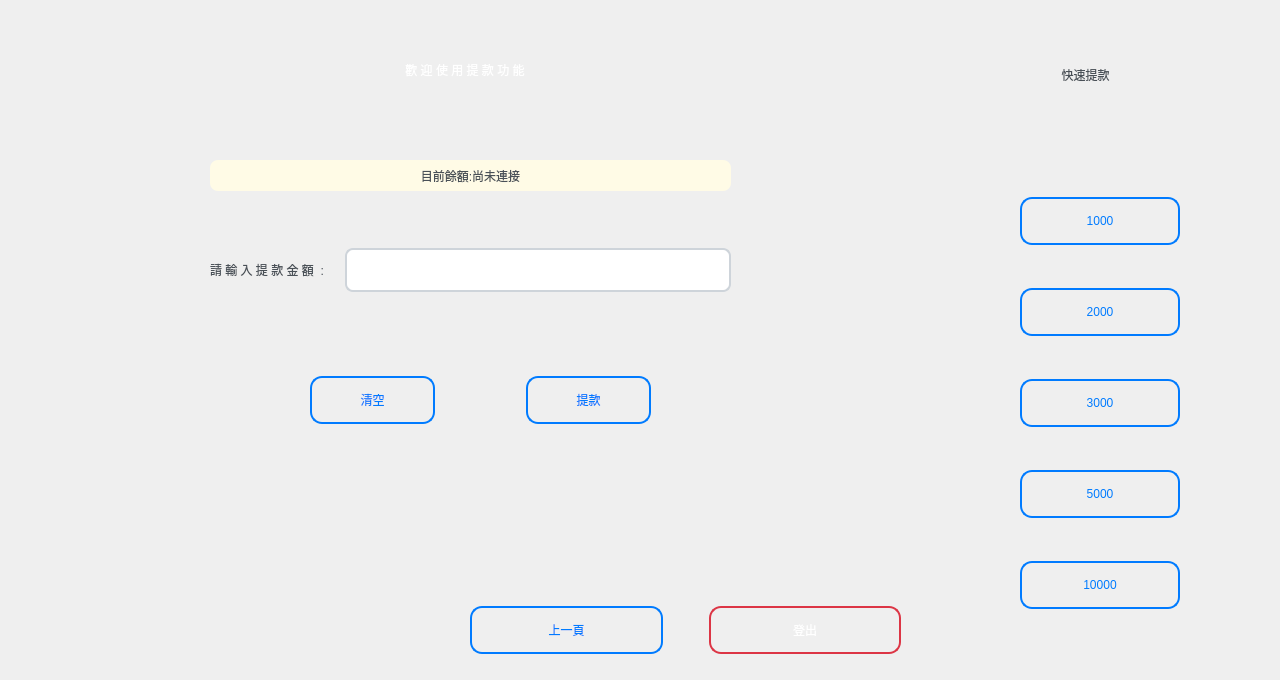
<?xml version="1.0" encoding="UTF-8"?>
<ui version="4.0">
 <class>withdrowWindow</class>
 <widget class="QMainWindow" name="withdrowWindow">
  <property name="geometry">
   <rect>
    <x>0</x>
    <y>0</y>
    <width>1280</width>
    <height>680</height>
   </rect>
  </property>
  <property name="windowTitle">
   <string>提款</string>
  </property>
  <property name="styleSheet">
   <string notr="true">QMainWindow {
    background: qlineargradient(x1: 0, y1: 0, x2: 1, y2: 1,
                                 stop: 0 #add8e6, stop: 1 #7bb3d9);
}
</string>
  </property>
  <widget class="QWidget" name="centralwidget">
   <property name="styleSheet">
    <string notr="true">QWidget {
    background: qlineargradient(x1: 0, y1: 0, x2: 0, y2: 1,
                                 stop: 0 #c3e2f0, stop: 1 #87ceeb);
    font-family: &quot;Microsoft YaHei UI&quot;;
    color: #212529;
}
QWidget[class=&quot;QWidget&quot;] {
    background: transparent;
}
</string>
   </property>
   <widget class="QLabel" name="label_3">
    <property name="geometry">
     <rect>
      <x>30</x>
      <y>20</y>
      <width>870</width>
      <height>100</height>
     </rect>
    </property>
    <property name="cursor">
     <cursorShape>ForbiddenCursor</cursorShape>
    </property>
    <property name="styleSheet">
     <string notr="true">QLabel {
    font: bold 24pt &quot;Microsoft YaHei UI&quot;;
    color: #ffffff;
    background: qlineargradient(x1: 0, y1: 0, x2: 1, y2: 0,
                                 stop: 0 #667eea, stop: 1 #764ba2);
    border-radius: 12px;
    padding: 15px;
    margin: 5px;
}
</string>
    </property>
    <property name="text">
     <string>歡 迎 使 用 提 款 功 能</string>
    </property>
    <property name="alignment">
     <set>Qt::AlignmentFlag::AlignCenter</set>
    </property>
   </widget>
   <widget class="QLabel" name="label">
    <property name="geometry">
     <rect>
      <x>960</x>
      <y>30</y>
      <width>251</width>
      <height>90</height>
     </rect>
    </property>
    <property name="minimumSize">
     <size>
      <width>0</width>
      <height>0</height>
     </size>
    </property>
    <property name="maximumSize">
     <size>
      <width>16777215</width>
      <height>100</height>
     </size>
    </property>
    <property name="cursor">
     <cursorShape>ForbiddenCursor</cursorShape>
    </property>
    <property name="styleSheet">
     <string notr="true">QLabel {
    font: bold 18pt &quot;Microsoft YaHei UI&quot;;
    color: #495057;
    background: qlineargradient(x1: 0, y1: 0, x2: 1, y2: 1,
                                 stop: 0 #ffbf00, stop: 1 #ffecb3);
    border-radius: 12px;
    padding: 10px;
}
</string>
    </property>
    <property name="text">
     <string>快速提款</string>
    </property>
    <property name="alignment">
     <set>Qt::AlignmentFlag::AlignCenter</set>
    </property>
   </widget>
   <widget class="QWidget" name="horizontalLayoutWidget">
    <property name="geometry">
     <rect>
      <x>210</x>
      <y>230</y>
      <width>521</width>
      <height>80</height>
     </rect>
    </property>
    <layout class="QHBoxLayout" name="horizontalLayout">
     <item>
      <widget class="QLabel" name="label_2">
       <property name="cursor">
        <cursorShape>ForbiddenCursor</cursorShape>
       </property>
       <property name="styleSheet">
        <string notr="true">QLabel {
    font: bold 16pt &quot;Microsoft YaHei UI&quot;;
    color: #495057;
    background-color: transparent;
}
</string>
       </property>
       <property name="text">
        <string>請 輸 入 提 款 金 額  :</string>
       </property>
      </widget>
     </item>
     <item>
      <spacer name="horizontalSpacer_2">
       <property name="orientation">
        <enum>Qt::Orientation::Horizontal</enum>
       </property>
       <property name="sizeType">
        <enum>QSizePolicy::Policy::Preferred</enum>
       </property>
       <property name="sizeHint" stdset="0">
        <size>
         <width>15</width>
         <height>20</height>
        </size>
       </property>
      </spacer>
     </item>
     <item>
      <widget class="QLineEdit" name="withdrow">
       <property name="styleSheet">
        <string notr="true">QLineEdit {
    font: 14pt &quot;Microsoft YaHei UI&quot;;
    background-color: #ffffff;
    border: 2px solid #ced4da;
    border-radius: 8px;
    padding: 12px 16px;
    color: #495057;
}
QLineEdit:focus {
    border: 2px solid #007bff;
    background-color: #f8f9fa;
}
QLineEdit:disabled {
    background-color: #e9ecef;
    color: #6c757d;
    border: 2px solid #dee2e6;
}
</string>
       </property>
      </widget>
     </item>
    </layout>
   </widget>
   <widget class="QWidget" name="horizontalLayoutWidget_2">
    <property name="geometry">
     <rect>
      <x>310</x>
      <y>360</y>
      <width>341</width>
      <height>80</height>
     </rect>
    </property>
    <layout class="QHBoxLayout" name="horizontalLayout_2">
     <item>
      <widget class="QPushButton" name="clear">
       <property name="minimumSize">
        <size>
         <width>125</width>
         <height>48</height>
        </size>
       </property>
       <property name="cursor">
        <cursorShape>PointingHandCursor</cursorShape>
       </property>
       <property name="styleSheet">
        <string notr="true">QPushButton {
    font: bold 14pt &quot;Microsoft YaHei UI&quot;;
    background: qlineargradient(x1: 0, y1: 0, x2: 0, y2: 1,
                                 stop: 0 #ffffff, stop: 1 #f8f9fa);
    border: 2px solid #007bff;
    border-radius: 12px;
    color: #007bff;
    padding: 12px 20px;
    min-height: 20px;
}
QPushButton:hover {
    background: qlineargradient(x1: 0, y1: 0, x2: 0, y2: 1,
                                 stop: 0 #007bff, stop: 1 #0056b3);
    color: white;
    border: 2px solid #0056b3;
}
QPushButton:pressed {
    background: qlineargradient(x1: 0, y1: 0, x2: 0, y2: 1,
                                 stop: 0 #0056b3, stop: 1 #004085);
}
QPushButton:disabled {
    background-color: #e9ecef;
    color: #6c757d;
    border: 2px solid #dee2e6;
}
</string>
       </property>
       <property name="text">
        <string>清空</string>
       </property>
      </widget>
     </item>
     <item>
      <spacer name="horizontalSpacer">
       <property name="orientation">
        <enum>Qt::Orientation::Horizontal</enum>
       </property>
       <property name="sizeHint" stdset="0">
        <size>
         <width>40</width>
         <height>20</height>
        </size>
       </property>
      </spacer>
     </item>
     <item>
      <widget class="QPushButton" name="withdraw">
       <property name="minimumSize">
        <size>
         <width>125</width>
         <height>48</height>
        </size>
       </property>
       <property name="cursor">
        <cursorShape>PointingHandCursor</cursorShape>
       </property>
       <property name="styleSheet">
        <string notr="true">QPushButton {
    font: bold 14pt &quot;Microsoft YaHei UI&quot;;
    background: qlineargradient(x1: 0, y1: 0, x2: 0, y2: 1,
                                 stop: 0 #ffffff, stop: 1 #f8f9fa);
    border: 2px solid #007bff;
    border-radius: 12px;
    color: #007bff;
    padding: 12px 20px;
    min-height: 20px;
}
QPushButton:hover {
    background: qlineargradient(x1: 0, y1: 0, x2: 0, y2: 1,
                                 stop: 0 #007bff, stop: 1 #0056b3);
    color: white;
    border: 2px solid #0056b3;
}
QPushButton:pressed {
    background: qlineargradient(x1: 0, y1: 0, x2: 0, y2: 1,
                                 stop: 0 #0056b3, stop: 1 #004085);
}
QPushButton:disabled {
    background-color: #e9ecef;
    color: #6c757d;
    border: 2px solid #dee2e6;
}
</string>
       </property>
       <property name="text">
        <string>提款</string>
       </property>
      </widget>
     </item>
    </layout>
   </widget>
   <widget class="QWidget" name="verticalLayoutWidget">
    <property name="geometry">
     <rect>
      <x>1020</x>
      <y>160</y>
      <width>160</width>
      <height>491</height>
     </rect>
    </property>
    <layout class="QVBoxLayout" name="verticalLayout">
     <item>
      <widget class="QPushButton" name="f1000">
       <property name="cursor">
        <cursorShape>PointingHandCursor</cursorShape>
       </property>
       <property name="styleSheet">
        <string notr="true">QPushButton {
    font: bold 14pt &quot;Microsoft YaHei UI&quot;;
    background: qlineargradient(x1: 0, y1: 0, x2: 0, y2: 1,
                                 stop: 0 #ffffff, stop: 1 #f8f9fa);
    border: 2px solid #007bff;
    border-radius: 12px;
    color: #007bff;
    padding: 12px 20px;
    min-height: 20px;
}
QPushButton:hover {
    background: qlineargradient(x1: 0, y1: 0, x2: 0, y2: 1,
                                 stop: 0 #007bff, stop: 1 #0056b3);
    color: white;
    border: 2px solid #0056b3;
}
QPushButton:pressed {
    background: qlineargradient(x1: 0, y1: 0, x2: 0, y2: 1,
                                 stop: 0 #0056b3, stop: 1 #004085);
}
QPushButton:disabled {
    background-color: #e9ecef;
    color: #6c757d;
    border: 2px solid #dee2e6;
}
</string>
       </property>
       <property name="text">
        <string>1000</string>
       </property>
      </widget>
     </item>
     <item>
      <widget class="QPushButton" name="f2000">
       <property name="cursor">
        <cursorShape>PointingHandCursor</cursorShape>
       </property>
       <property name="styleSheet">
        <string notr="true">QPushButton {
    font: bold 14pt &quot;Microsoft YaHei UI&quot;;
    background: qlineargradient(x1: 0, y1: 0, x2: 0, y2: 1,
                                 stop: 0 #ffffff, stop: 1 #f8f9fa);
    border: 2px solid #007bff;
    border-radius: 12px;
    color: #007bff;
    padding: 12px 20px;
    min-height: 20px;
}
QPushButton:hover {
    background: qlineargradient(x1: 0, y1: 0, x2: 0, y2: 1,
                                 stop: 0 #007bff, stop: 1 #0056b3);
    color: white;
    border: 2px solid #0056b3;
}
QPushButton:pressed {
    background: qlineargradient(x1: 0, y1: 0, x2: 0, y2: 1,
                                 stop: 0 #0056b3, stop: 1 #004085);
}
QPushButton:disabled {
    background-color: #e9ecef;
    color: #6c757d;
    border: 2px solid #dee2e6;
}
</string>
       </property>
       <property name="text">
        <string>2000</string>
       </property>
      </widget>
     </item>
     <item>
      <widget class="QPushButton" name="f3000">
       <property name="cursor">
        <cursorShape>PointingHandCursor</cursorShape>
       </property>
       <property name="styleSheet">
        <string notr="true">QPushButton {
    font: bold 14pt &quot;Microsoft YaHei UI&quot;;
    background: qlineargradient(x1: 0, y1: 0, x2: 0, y2: 1,
                                 stop: 0 #ffffff, stop: 1 #f8f9fa);
    border: 2px solid #007bff;
    border-radius: 12px;
    color: #007bff;
    padding: 12px 20px;
    min-height: 20px;
}
QPushButton:hover {
    background: qlineargradient(x1: 0, y1: 0, x2: 0, y2: 1,
                                 stop: 0 #007bff, stop: 1 #0056b3);
    color: white;
    border: 2px solid #0056b3;
}
QPushButton:pressed {
    background: qlineargradient(x1: 0, y1: 0, x2: 0, y2: 1,
                                 stop: 0 #0056b3, stop: 1 #004085);
}
QPushButton:disabled {
    background-color: #e9ecef;
    color: #6c757d;
    border: 2px solid #dee2e6;
}
</string>
       </property>
       <property name="text">
        <string>3000</string>
       </property>
      </widget>
     </item>
     <item>
      <widget class="QPushButton" name="f5000">
       <property name="cursor">
        <cursorShape>PointingHandCursor</cursorShape>
       </property>
       <property name="styleSheet">
        <string notr="true">QPushButton {
    font: bold 14pt &quot;Microsoft YaHei UI&quot;;
    background: qlineargradient(x1: 0, y1: 0, x2: 0, y2: 1,
                                 stop: 0 #ffffff, stop: 1 #f8f9fa);
    border: 2px solid #007bff;
    border-radius: 12px;
    color: #007bff;
    padding: 12px 20px;
    min-height: 20px;
}
QPushButton:hover {
    background: qlineargradient(x1: 0, y1: 0, x2: 0, y2: 1,
                                 stop: 0 #007bff, stop: 1 #0056b3);
    color: white;
    border: 2px solid #0056b3;
}
QPushButton:pressed {
    background: qlineargradient(x1: 0, y1: 0, x2: 0, y2: 1,
                                 stop: 0 #0056b3, stop: 1 #004085);
}
QPushButton:disabled {
    background-color: #e9ecef;
    color: #6c757d;
    border: 2px solid #dee2e6;
}
</string>
       </property>
       <property name="text">
        <string>5000</string>
       </property>
      </widget>
     </item>
     <item>
      <widget class="QPushButton" name="f10000">
       <property name="cursor">
        <cursorShape>PointingHandCursor</cursorShape>
       </property>
       <property name="styleSheet">
        <string notr="true">QPushButton {
    font: bold 14pt &quot;Microsoft YaHei UI&quot;;
    background: qlineargradient(x1: 0, y1: 0, x2: 0, y2: 1,
                                 stop: 0 #ffffff, stop: 1 #f8f9fa);
    border: 2px solid #007bff;
    border-radius: 12px;
    color: #007bff;
    padding: 12px 20px;
    min-height: 20px;
}
QPushButton:hover {
    background: qlineargradient(x1: 0, y1: 0, x2: 0, y2: 1,
                                 stop: 0 #007bff, stop: 1 #0056b3);
    color: white;
    border: 2px solid #0056b3;
}
QPushButton:pressed {
    background: qlineargradient(x1: 0, y1: 0, x2: 0, y2: 1,
                                 stop: 0 #0056b3, stop: 1 #004085);
}
QPushButton:disabled {
    background-color: #e9ecef;
    color: #6c757d;
    border: 2px solid #dee2e6;
}
</string>
       </property>
       <property name="text">
        <string>10000</string>
       </property>
      </widget>
     </item>
    </layout>
   </widget>
   <widget class="QWidget" name="horizontalLayoutWidget_3">
    <property name="geometry">
     <rect>
      <x>470</x>
      <y>590</y>
      <width>431</width>
      <height>80</height>
     </rect>
    </property>
    <layout class="QHBoxLayout" name="horizontalLayout_3">
     <item>
      <widget class="QPushButton" name="back">
       <property name="cursor">
        <cursorShape>PointingHandCursor</cursorShape>
       </property>
       <property name="styleSheet">
        <string notr="true">QPushButton {
    font: bold 14pt &quot;Microsoft YaHei UI&quot;;
    background: qlineargradient(x1: 0, y1: 0, x2: 0, y2: 1,
                                 stop: 0 #ffffff, stop: 1 #f8f9fa);
    border: 2px solid #007bff;
    border-radius: 12px;
    color: #007bff;
    padding: 12px 20px;
    min-height: 20px;
}
QPushButton:hover {
    background: qlineargradient(x1: 0, y1: 0, x2: 0, y2: 1,
                                 stop: 0 #007bff, stop: 1 #0056b3);
    color: white;
    border: 2px solid #0056b3;
}
QPushButton:pressed {
    background: qlineargradient(x1: 0, y1: 0, x2: 0, y2: 1,
                                 stop: 0 #0056b3, stop: 1 #004085);
}
QPushButton:disabled {
    background-color: #e9ecef;
    color: #6c757d;
    border: 2px solid #dee2e6;
}
</string>
       </property>
       <property name="text">
        <string>上一頁</string>
       </property>
      </widget>
     </item>
     <item>
      <spacer name="horizontalSpacer_3">
       <property name="orientation">
        <enum>Qt::Orientation::Horizontal</enum>
       </property>
       <property name="sizeType">
        <enum>QSizePolicy::Policy::Preferred</enum>
       </property>
       <property name="sizeHint" stdset="0">
        <size>
         <width>40</width>
         <height>20</height>
        </size>
       </property>
      </spacer>
     </item>
     <item>
      <widget class="QPushButton" name="logout">
       <property name="cursor">
        <cursorShape>PointingHandCursor</cursorShape>
       </property>
       <property name="styleSheet">
        <string notr="true">
QPushButton {
    font: bold 14pt &quot;Microsoft YaHei UI&quot;;
    background: qlineargradient(x1: 0, y1: 0, x2: 0, y2: 1,
                                 stop: 0 #ff6b6b, stop: 1 #ee5a52);
    border: 2px solid #dc3545;
    color: white;
    border-radius: 12px;
    padding: 12px 20px;
    min-height: 20px;
}
QPushButton:hover {
    background: qlineargradient(x1: 0, y1: 0, x2: 0, y2: 1,
                                 stop: 0 #dc3545, stop: 1 #c82333);
}
</string>
       </property>
       <property name="text">
        <string>登出</string>
       </property>
      </widget>
     </item>
    </layout>
   </widget>
   <widget class="QLabel" name="label_4">
    <property name="geometry">
     <rect>
      <x>210</x>
      <y>160</y>
      <width>521</width>
      <height>31</height>
     </rect>
    </property>
    <property name="cursor">
     <cursorShape>WaitCursor</cursorShape>
    </property>
    <property name="styleSheet">
     <string notr="true">QLabel {
    font: bold 14pt &quot;Microsoft YaHei UI&quot;;
    color: #495057;
    background: #fffbe6;
    border-radius: 8px;
    padding: 6px 12px;
}
</string>
    </property>
    <property name="text">
     <string>目前餘額:尚未連接</string>
    </property>
    <property name="alignment">
     <set>Qt::AlignmentFlag::AlignCenter</set>
    </property>
   </widget>
  </widget>
 </widget>
 <resources/>
 <connections/>
</ui>
